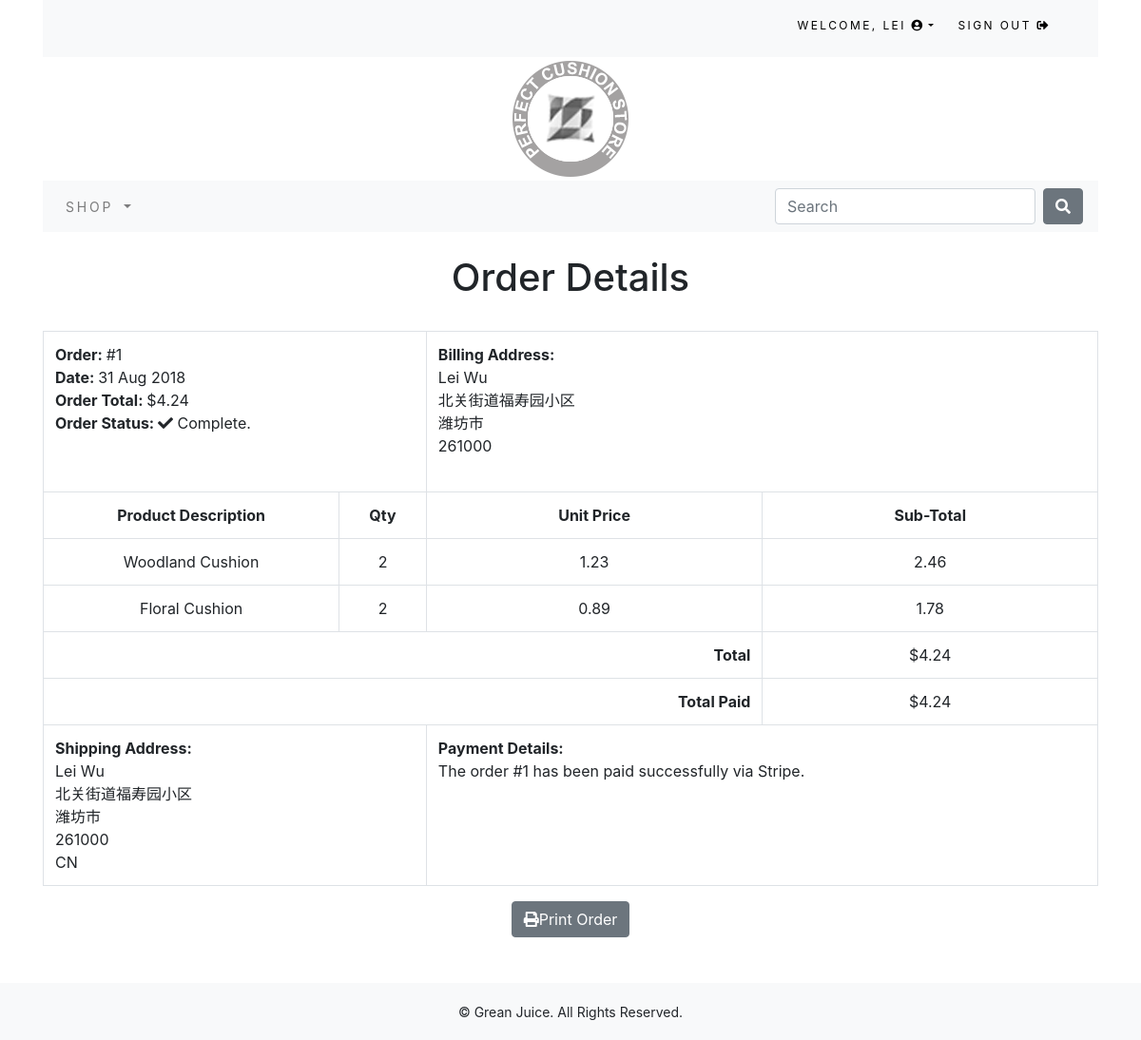
The page /order/1/ (signed in) on the database its author committed.
### order/models.py (models this page shows, shortened)
class Order(models.Model):
    token = models.CharField(max_length=250, blank=True)
    total = models.DecimalField(max_digits=10, decimal_places=2, verbose_name='GBP Order Total')
    emailAddress = models.EmailField(max_length=250, blank=True, verbose_name='Email Address')
    created = models.DateTimeField(auto_now_add=True)
    billingName = models.CharField(max_length=250, blank=True)
    billingAddress1 = models.CharField(max_length=250, blank=True)
    billingCity = models.CharField(max_length=250, blank=True)
    billingPostcode = models.CharField(max_length=10, blank=True)
    billingCountry = models.CharField(max_length=200, blank=True)
    shippingName = models.CharField(max_length=250, blank=True)
    shippingAddress1 = models.CharField(max_length=250, blank=True)
    shippingCity = models.CharField(max_length=250, blank=True)
    shippingPostcode = models.CharField(max_length=10, blank=True)
    shippingCountry = models.CharField(max_length=200, blank=True)
    class Meta:
        db_table = 'Order'
        ordering = ['-created'] # to have the lastest order on the top of the list

class OrderItem(models.Model):
    product = models.CharField(max_length=250)
    quantity = models.IntegerField()
    price = models.DecimalField(max_digits=10, decimal_places=2, verbose_name='GBP Price')
    order = models.ForeignKey(Order, on_delete=models.CASCADE)
    class Meta:
        db_table = 'OrderItem'
    def sub_total(self):
        return self.quantity * self.price

### order/views.py (the view)
# urls.py: path('<int:order_id>/', views.viewOrder, name='order_detail'),
@login_required()
def viewOrder(request, order_id):
    if request.user.is_authenticated:
        email = str(request.user.email)
        order = Order.objects.get(id=order_id)
        order_items = OrderItem.objects.filter(order=order)
    return render(request, 'order/order_detail.html', {'order':order, 'order_items':order_items})

### cart/context_processors.py (called while the page is built)
def counter(request):
    item_count = 0
    if 'admin' in request.path:
        return {}
    else:
        try:
            cart = Cart.objects.filter(cart_id=_cart_id(request))
            cart_items = CartItem.objects.all().filter(cart=cart[:1])
            for cart_item in cart_items:
                item_count += cart_item.quantity
        except Cart.DoesNotExist:
            item_count = 0
    return dict(item_count = item_count)

### cart/views.py (called while the page is built)
def _cart_id(request):
    cart = request.session.session_key
    if not cart:
        cart = request.session.create()
    return cart

### shop/context_processors.py (called while the page is built)
def menu_links(request):
	links = Category.objects.all()
	return dict(links=links)

### shop/models.py (called while the page is built)
	def get_url(self):
		return reverse('shop:products_by_category', args=[self.slug])

### order/templates/order/order_detail.html (shortened to what this page needs)
{% extends "base.html" %}
{% load staticfiles %}
{% block content %}
  <div>
    <div class="text-center">
      <br>
      <h1 class="text-center">Order Details</h1>
      <br>
      <table class="table table-bordered">
        <tr>
          <td class="text-left" colspan="2">
            <b>Order: </b>#{{ order.id }}<br>
            <b>Date: </b>{{ order.created|date:"d M Y" }}<br>
            <b>Order Total: </b>${{ order.total }}<br>
            <b>Order Status: </b><i class="fas fa-check"></i> Complete.
          </td>
          <td class="text-left" colspan="2">
            <b>Billing Address: </b><br>
            {{ order.billingName }}<br>
            {{ order.billingAddress1 }}<br>
            {{ order.billingCity }}<br>
            {{ order.billingPostcode }}<br>
            {{ Order.billingCountry }}<br>
          </td>
        </tr>
        <tr>
          <td><b>Product Description</b></td>
          <td><b>Qty</b></td>
          <td><b>Unit Price</b></td>
          <td><b>Sub-Total</b></td>
        </tr>
        {% for item in order_items %}
          <tr>
            <td>{{ item.product }}</td>
            <td>{{ item.quantity }}</td>
            <td>{{ item.price }}</td>
            <td>{{ item.sub_total }}</td>
          </tr>
        {% endfor %}
        <tr>
          <td class="text-right" colspan="3">
            <b>Total</b>
          </td>
          <td>${{ order.total }}</td>
        </tr>
        <tr>
          <td class="text-right" colspan="3">
            <b>Total Paid</b>
          </td>
          <td>${{ order.total }}</td>
        </tr>
        <tr>
          <td class="text-left" colspan="2">
            <b>Shipping Address: </b><br>
            {{ order.shippingName }}<br>
            {{ order.shippingAddress1 }}<br>
            {{ order.shippingCity }}<br>
            {{ order.shippingPostcode }}<br>
            {{ order.shippingCountry }}<br>
          </td>
          <td class="text-left" colspan="2">
            <b>Payment Details: </b><br>
            The order #{{ order.id }} has been paid successfully via Stripe.
          </td>
        </tr>
      </table>
      <button class="btn btn-secondary" onclick="window.print();"><i class="fas fa-print"></i>Print Order</button>
    </div>
  </div>
  <br>
  <br>
{% endblock %}

### shop/templates/top-navbar.html (shortened to what this page needs)
<div class="container">
  <div class="my_custom_menu">
    <ul>
      {% if request.user.is_authenticated and request.user.first_name %}
      <li>
        Welcome, <a href="#" class="dropdown-toggle" data-toggle="dropdown" aria-haspopup="true" aria-expanded="false">{{ request.user.first_name }} <i class="fas fa-user-circle"></i></a>
      </li>
      <li>
        <a href="{% url 'signout' %}">Sign Out <i class="fas fa-sign-out-alt"></i></a>
      </li>
      {% endif %}
    </ul>
  </div>
</div>

### static/css/custom.css (style rules this page uses)
body { font-family: 'Roboto', sans-serif; }
.my_custom_menu { text-align: right !important; }
.my_custom_menu ul li { list-style: none; color: #000; text-transform: uppercase; letter-spacing: .2em; font-size: 12px; padding-right: 20px; display: inline; }
.my_custom_menu ul li a { text-decoration: none; color: #000; list-style: none; text-transform: uppercase; letter-spacing: .2em; font-size: 12px; }

### static/css/all.css (style rules this page uses)
.fa,.fab,.fal,.far,.fas { -moz-osx-font-smoothing:grayscale;-webkit-font-smoothing:antialiased;display:inline-block;font-style:normal;font-variant:normal;text-rendering:auto;line-height:1 }
.fa-check:before { content:"\f00c" }
.fa-print:before { content:"\f02f" }
.fa-sign-out-alt:before { content:"\f2f5" }
.fa-user-circle:before { content:"\f2bd" }
.fa,.far,.fas { font-family:Font Awesome\ 5 Free }
.fa,.fas { font-weight:900 }

### rows shown on the page
Order: id "1", created "31 Aug 2018", total "4.24", billingName "Lei Wu", billingAddress1 "北关街道福寿园小区", billingCity "潍坊市", billingPostcode "261000", shippingName "Lei Wu", shippingAddress1 "北关街道福寿园小区", shippingCity "潍坊市", shippingPostcode "261000", shippingCountry "CN"
OrderItem: product "Woodland Cushion", quantity "2", price "1.23", sub_total "2.46"
OrderItem: product "Floral Cushion", quantity "2", price "0.89", sub_total "1.78"

### other values the page prints
{{ request.user.first_name }} "LEI"
